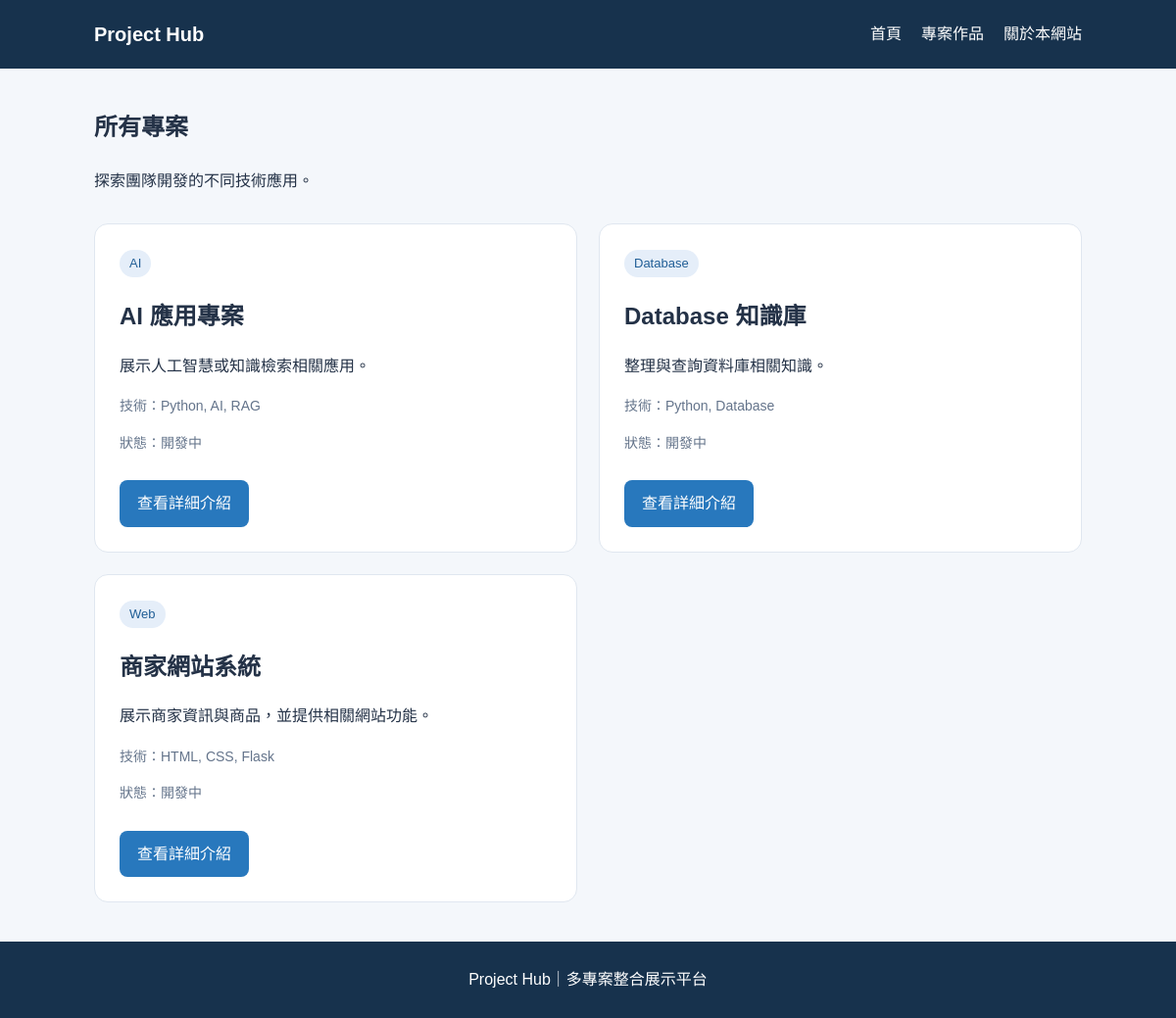
Page /projects on the earlier database version.
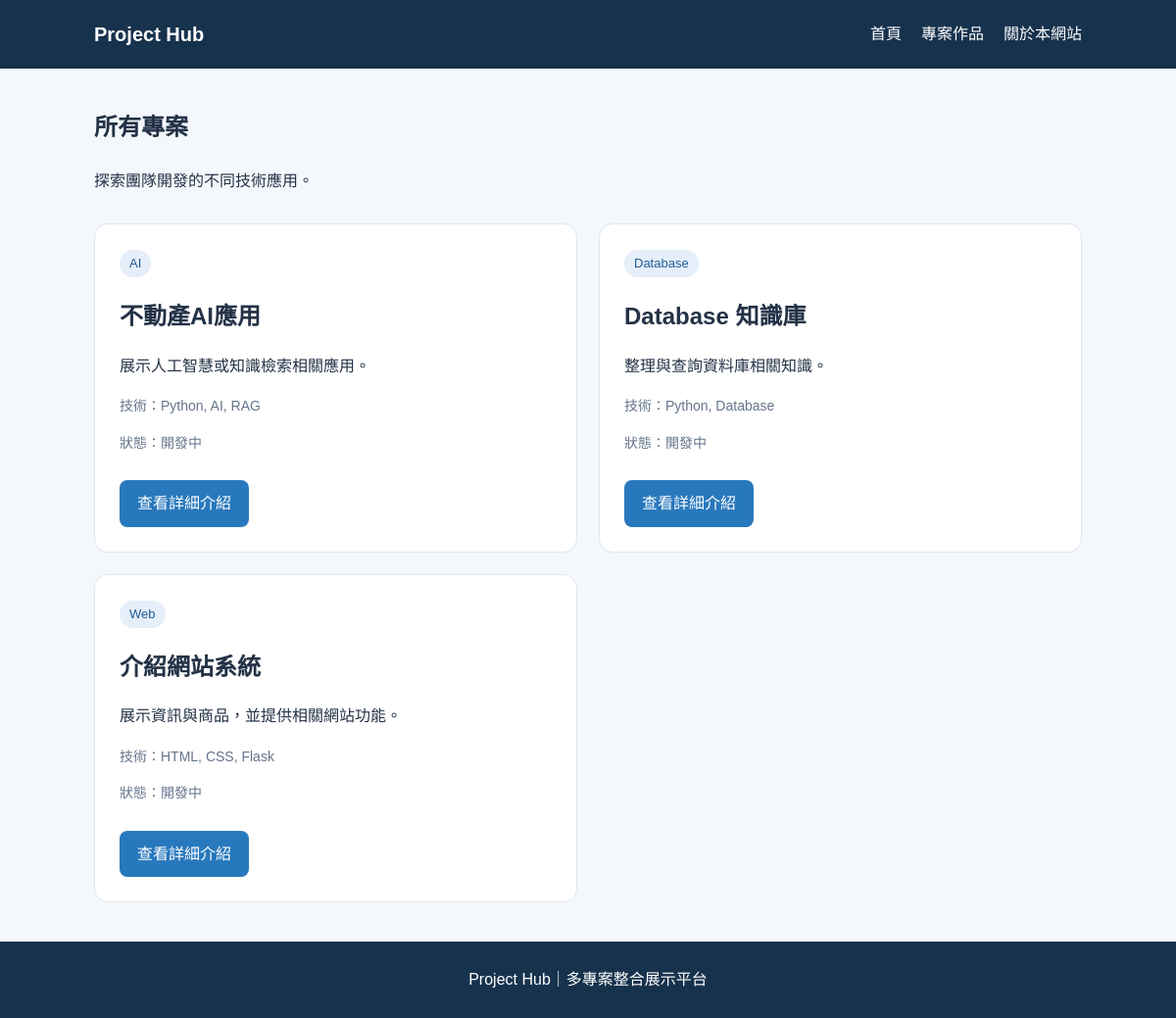
Same page on the later database version.
### tables this page shows
CREATE TABLE projects (
    id INTEGER PRIMARY KEY AUTOINCREMENT,
    title TEXT NOT NULL,
    category TEXT NOT NULL,
    description TEXT NOT NULL,
    tech_stack TEXT,
    demo_url TEXT,
    github_url TEXT,
    image_url TEXT,
    status TEXT DEFAULT '開發中',
    featured INTEGER DEFAULT 0
);

### app.py (the view)
@app.route("/projects")
def project_list():
    conn = get_db_connection()
    projects = conn.execute(
        "SELECT * FROM projects ORDER BY id DESC"
    ).fetchall()
    conn.close()
    return render_template(
        "projects.html",
        projects=projects
    )

### app.py (called while the page is built)
def get_db_connection():
    conn = sqlite3.connect("database.db")
    conn.row_factory = sqlite3.Row
    return conn

### templates/projects.html (shortened to what this page needs)
{% extends "base.html" %}
{% block content %}
<section class="page-heading">
    <h1>所有專案</h1>
    <p>探索團隊開發的不同技術應用。</p>
</section>
<div class="project-grid">
    {% for project in projects %}
    <article class="project-card">
        <span class="category">
            {{ project["category"] }}
        </span>
        <h2>{{ project["title"] }}</h2>
        <p>{{ project["description"] }}</p>
        <p class="tech">
            技術：{{ project["tech_stack"] }}
        </p>
        <p class="status">
            狀態：{{ project["status"] }}
        </p>
        <a class="button"
           href="{{ url_for('project_detail',
                           project_id=project['id']) }}">
            查看詳細介紹
        </a>
    </article>
    {% else %}
    <p>目前沒有專案資料。</p>
    {% endfor %}
</div>
{% endblock %}

Differences in the rows shown:
changed projects "展示人工智慧或知識檢索相關應用。": title "AI 應用專案" → "不動產AI應用"
changed projects "HTML, CSS, Flask": title "商家網站系統" → "介紹網站系統"; description "展示商家資訊與商品，並提供相關網站功能。" → "展示資訊與商品，並提供相關網站功能。"
